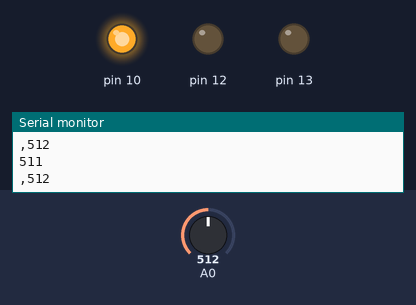
Bench run of a sketch on a simulated Arduino Uno, built with avr-gcc and run on an emulated ATmega328P. Shown: output pins drawn as LEDs (lit = HIGH), the last lines printed to the serial monitor. The inputs (shaded band) are chosen by the test bench; at power-on: A0 = 512.

Above: at 12.2 s.
12.3 s: A0 set to 538
At 15.24 s:
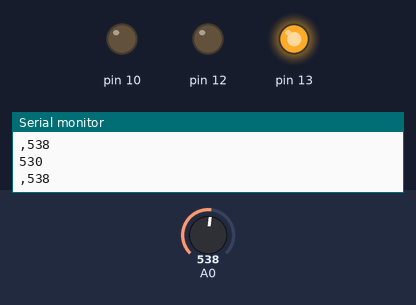
15.3 s: A0 set to 511
At 16.3 s:
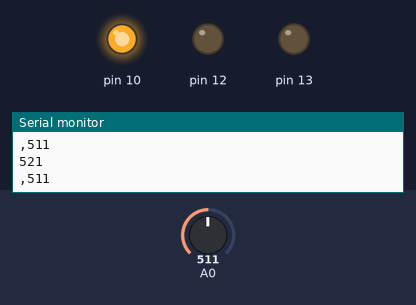
16.8 s: A0 set to 483
19.8 s: A0 set to 467
At 23.5 s:
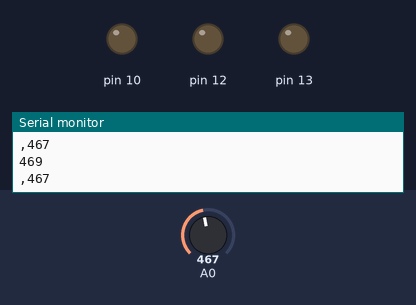
Timing chart, 0 to 23.8 s (numbered marks = the images above; inputs shaded):
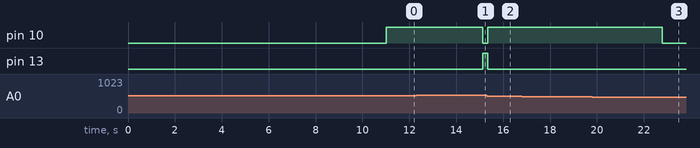

Measured:
- the behaviour switches between 537 and 538 on A0 (found by bisection; images 0 and 1)
- the behaviour switches between 468 and 467 on A0 (found by bisection; images 2 and 3)
- after the input at 12.3 s, pin 10: HIGH → LOW after 2.8 s; pin 13: LOW → HIGH after 2.8 s
- after the input at 15.3 s, pin 10: LOW → HIGH at once; pin 13: HIGH → LOW at once
- after the input at 19.8 s, pin 10: HIGH → LOW after 3.0 s

The sketch:

hongPhuc_dayNhay_001.ino
```cpp
#include <SimpleKalmanFilter.h>
SimpleKalmanFilter simpleKalmanFilter(2, 2, 0.01);
const long SERIAL_REFRESH_TIME = 100;
#define ArrayLength 20
int valOfZero, valOf90, valOf180;

void setup() {
  Serial.begin(9600);
  pinMode(A0, INPUT);
  pinMode(10, OUTPUT);
  pinMode(13, OUTPUT);
  pinMode(12, OUTPUT);
  Serial.println("Yeu cau hieu chinh");
  delay(1000);
  Serial.println("ve 0 do");
  delay(1000);
  valOfZero = calculateOriginalAngleValue();
  Serial.println("ve 90 do");
  delay(1000);
  valOf90 = calculateOriginalAngleValue();
  Serial.println("ve 180 do");
  delay(1000);
  valOf180 = calculateOriginalAngleValue();
  Serial.println("Done....");
  Serial.println(valOfZero);
  Serial.println(valOf90);
  Serial.println(valOf180);
  delay(1000);
}

void loop() {
  int real_value = analogRead(A0);

  // put your main code here, to run repeatedly:
  int estimated_value = simpleKalmanFilter.updateEstimate(real_value);
  Serial.println(estimated_value);
  Serial.print(",");
  Serial.println(real_value);
  if (abs(estimated_value - valOfZero) < 30) {
    digitalWrite(10, HIGH);
    digitalWrite(13, LOW);
    digitalWrite(12, LOW);
  } else if (abs(estimated_value - valOf90) < 30) {
    digitalWrite(13, HIGH);
    digitalWrite(10, LOW);
    digitalWrite(12, LOW);
  } else if (abs(estimated_value - valOf180) < 30) {
    digitalWrite(12, HIGH);
    digitalWrite(10, LOW);
    digitalWrite(13, LOW);
  } else {
    digitalWrite(12, LOW);
    digitalWrite(10, LOW);
    digitalWrite(13, LOW);
  }
  delay(SERIAL_REFRESH_TIME);
}

int calculateOriginalAngleValue() {
  int tong;
  for (int i = 0; i < ArrayLength; i++) {
    tong += simpleKalmanFilter.updateEstimate(analogRead(A0));
    delay(100);
  }
  return tong / ArrayLength;
}

void resetToZero(int* arr, int length) {
  for (int i = 0; i < length; i++) {
    arr[i] = 0;
  }
}
```
